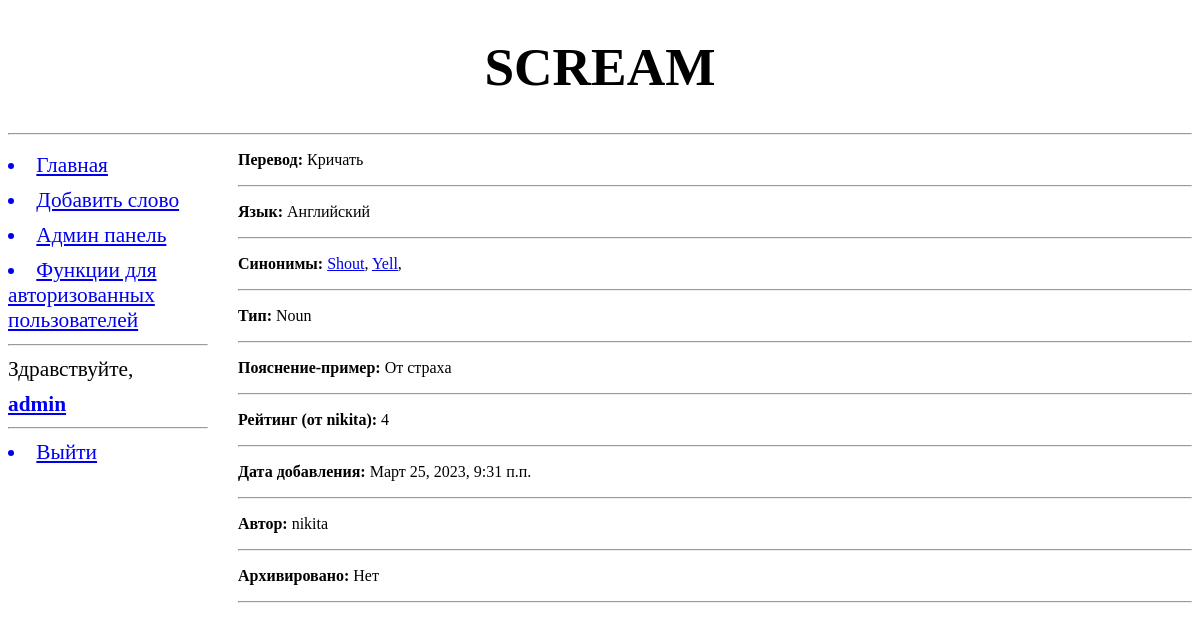
Screenshot of /7/ (signed in) with the database file from the repository.
### addwords/models.py (models this page shows, shortened)
class Word(models.Model):
    class Meta:
        verbose_name = "Слово"
        verbose_name_plural = "Слова"
        unique_together = (('word', 'language'), # уникальные сочетания полей в модели
                           (('word', 'type', 'translation')))
        ordering = ['word', 'type'] # параметры сортировки записей по умолчанию
    TYPE = (
        (None, "Выберите тип слова"), # или None -  заменяет --------- на Выберите тип слова
        ('Verb', 'Verb (сущ.)' ),
        ('Noun', 'Noun (глаг.)'),
        ('Adjective', 'Adjective (прил.)'),
    )
    word = models.CharField(max_length=20, null=True, blank=False, verbose_name="Слово")
    language = models.ForeignKey("Language", on_delete=models.PROTECT, verbose_name="Язык", related_name='words') #, limit_chices_to={}
    type = models.CharField(max_length=10, choices=TYPE, blank=True)
    translation = models.CharField(max_length=25, verbose_name="Перевод")
    discription = models.TextField(blank=True, verbose_name="Доп. комментарий к переводу")
    synonyms = models.ManyToManyField("Word", verbose_name="Синонимы", related_name='+', blank=True)
    rate = models.IntegerField(verbose_name="Рейтинг", default=5, help_text="Личный рейтинг слова от 1 до 10")
    add_date = models.DateTimeField(verbose_name="Дата создания", auto_now_add=True, blank=True)
    archived = models.BooleanField(verbose_name="Архивировано", help_text="Будет ли слово отображаться в словаре?", default=False)
    author =  models.ForeignKey(User, on_delete=models.PROTECT, verbose_name="Автор", help_text="Кто добавил слово", blank=True, null=True)
    def __str__(self):
        return self.word

class Language(models.Model):
    class Meta:
        verbose_name = "Язык"
        verbose_name_plural = "Языки"
    name =  models.CharField(max_length=30, null=True, blank=False, verbose_name="Язык")
    def __str__(self):
        return self.name

### addwords/views.py (the view)
# urls.py: path('<int:word_id>/', ex_word, name='ex_word'), # параметризированный маршрут
def ex_word(request, word_id):
	word = Word.objects.get(pk=word_id)
	context = {'word': word}
	return render(request, 'addwords/One_word.html', context)

### addwords/templates/addwords/One_word.html (shortened to what this page needs)
{% extends "basic.html" %}
{%  block page_title %}
{{ word.word }}
{% endblock %}
{% block content %}
<p> <b>Перевод:</b> {{ word.translation }} </p>
<hr>
<p> <b>Язык:</b> {{ word.language }} </p>
<hr>
{% if user.is_authenticated %}
{% if word.synonyms.count == 0 %}
<p> <b>Синонимы:</b> Нет </p>
<hr>
{% else %}
<p> <b>Синонимы:</b>
    {% for sy in word.synonyms.all  %}
        <a href="{% url 'ex_word' sy.pk  %}">{{ sy }}</a>,
    {% endfor %}
    </p>
<hr>
{% endif %}
<p> <b>Тип:</b> {{ word.type }} </p>
<hr>
<p> <b>Пояснение-пример:</b> {{ word.discription }} </p>
<hr>
<p> <b>Рейтинг (от {{ word.author }}):</b> {{ word.rate }} </p>
<hr>
<p> <b>Дата добавления:</b> {{ word.add_date }} </p>
<hr>
<p> <b>Автор:</b> {{ word.author }} </p>
<hr>
{% if word.archived %}
<p> <b>Архивировано:</b> Да </p>
<hr>
{% else %}
<p> <b>Архивировано:</b> Нет </p>
<hr>
{% endif %}
{% else %}
<h2> <a href="{% url 'login' %}">Войдите</a>, чтобы увидеть больше информации о слове...</h2>
{% endif %}
{% endblock %}

### addwords/templates/basic.html (shortened to what this page needs)
{% load static %}
<!DOCTYPE html>
<html>
    <head>
        <link rel="stylesheet" type="text/css" href="{% static 'addwords/style.css' %}">
    </head>
    <body>
        <header>
            <h1>{% block page_title %}{% endblock %}</h1>
            <hr>
        </header>
        <nav>
            <a href="{% url 'main' %}"><li>Главная</li></a>
            <a href="{% url 'new' %}"><li>Добавить слово</li></a>
            <a href="/admin/"><li>Админ панель</li></a>
            <a href="{% url 'info' %}"><li>Функции для авторизованных пользователей</li></a>
            <hr>
            <p1>Здравствуйте, </p1>
            <a href="{% url 'home' %}"><b>{{ user.username|default:'Guest' }}</b></a>
            <hr>
            {% if user.is_authenticated %}
                <a href="{% url 'logout' %}"><li>Выйти</li></a>
            {% else %}
                <a href="{% url 'login' %}"><li>Войти</li></a>
                <a href="{% url 'signup' %}"><li>Регистрация</li></a>
            {% endif %}
        </nav>
        <section>
            {% block content %}
            {% endblock %}
        </section>
    </body>
</html>

### addwords/static/addwords/style.css (style rules this page uses)
header h1 { font-size: 40pt; text-transform: uppercase; text-align: center; }
nav { font-size: 16pt; width: 200px; float: left; }
nav a { display: block; margin: 10px 0px; }
section { margin-left: 230px; }

### rows the page displays
Word: word "SCREAM", translation "Кричать", language "Английский", type "Noun", discription "От страха", author "nikita", rate "4", add_date "Март 25, 2023, 9:31 п.п."
Word: word "Shout"
Word: word "Yell"

### other values shown
{{ user.username|default:'Guest' }} "admin"
